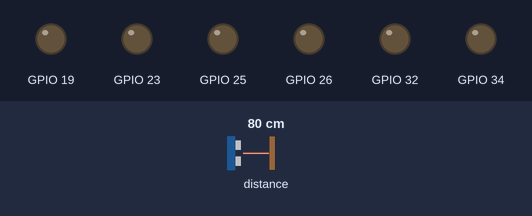
Recording of a sketch running on a simulated ESP32. Shown: output pins drawn as LEDs (lit = HIGH). Inputs (shaded band) come from the test bench; at power-on: distance to the obstacle 80 cm. WiFi joins after 1.5 s; servers stay silent unless stated; uploads are accepted with an empty reply; what the sketch prints to the serial monitor is not drawn.

Above: at 0.1 s.
At 1.6 s:
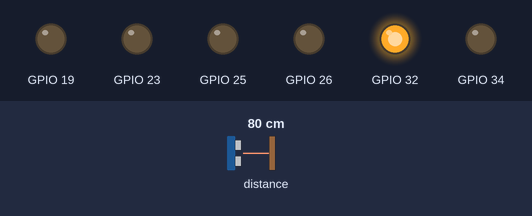
Timing chart, 0 to 3.1 s (numbered marks = the images above):
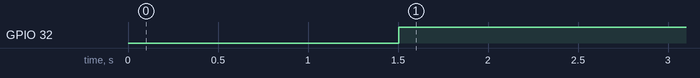

The sketch:

VL53L0X.ino
```cpp
#include <WiFi.h>
#include <HTTPClient.h>
#include <Wire.h>
#include <VL53L0X.h>

VL53L0X sensor;

const char SSID[] = "aterm-602fae-g";
const char PASSWORD[] = "48e04d7a669be";
const char URL[] = "http://192.168.10.2:8000/data";
String body;
int value;
int threshold=200;
int httpCode;
String requestBody;

void setup() {
  Serial.begin(115200);
  while (!Serial);

  WiFi.begin(SSID, PASSWORD);
  Serial.print("WiFi connecting");

  while (WiFi.status() != WL_CONNECTED) {
    Serial.print(".");
    delay(100);
  }

  Serial.println(" connected");

  Wire.begin();
  Wire.setClock(400000); // use 400 kHz I2C

  sensor.init();
  sensor.setTimeout(500);
  if (!sensor.init())
  {
    Serial.println("Failed to detect and initialize sensor!");
    while (1);
  }

  sensor.setMeasurementTimingBudget(50000);
  sensor.startContinuous();

  pinMode(26,OUTPUT);
  pinMode(32,OUTPUT);

  pinMode(34,OUTPUT);
  pinMode(19,OUTPUT);

  pinMode(25,OUTPUT);
  pinMode(23,OUTPUT);
}

void loop() {
  digitalWrite(26,LOW);
  digitalWrite(32,HIGH);
  digitalWrite(34,LOW);
  digitalWrite(19,LOW);
  digitalWrite(25,LOW);
  digitalWrite(23,LOW);

  HTTPClient http;
  http.begin(URL);
  value = sensor.readRangeContinuousMillimeters();
  requestBody = (String)value;
  httpCode = http.POST(requestBody);

  Serial.printf("Response: %d", httpCode);
  Serial.println();
  if (httpCode == HTTP_CODE_OK) {
    body = http.getString();
    Serial.print("Response Body: ");
    Serial.println(body);
  }
  delay(500);
}
```

Measured:
- by itself, GPIO 32: LOW → HIGH at 1.5 s
